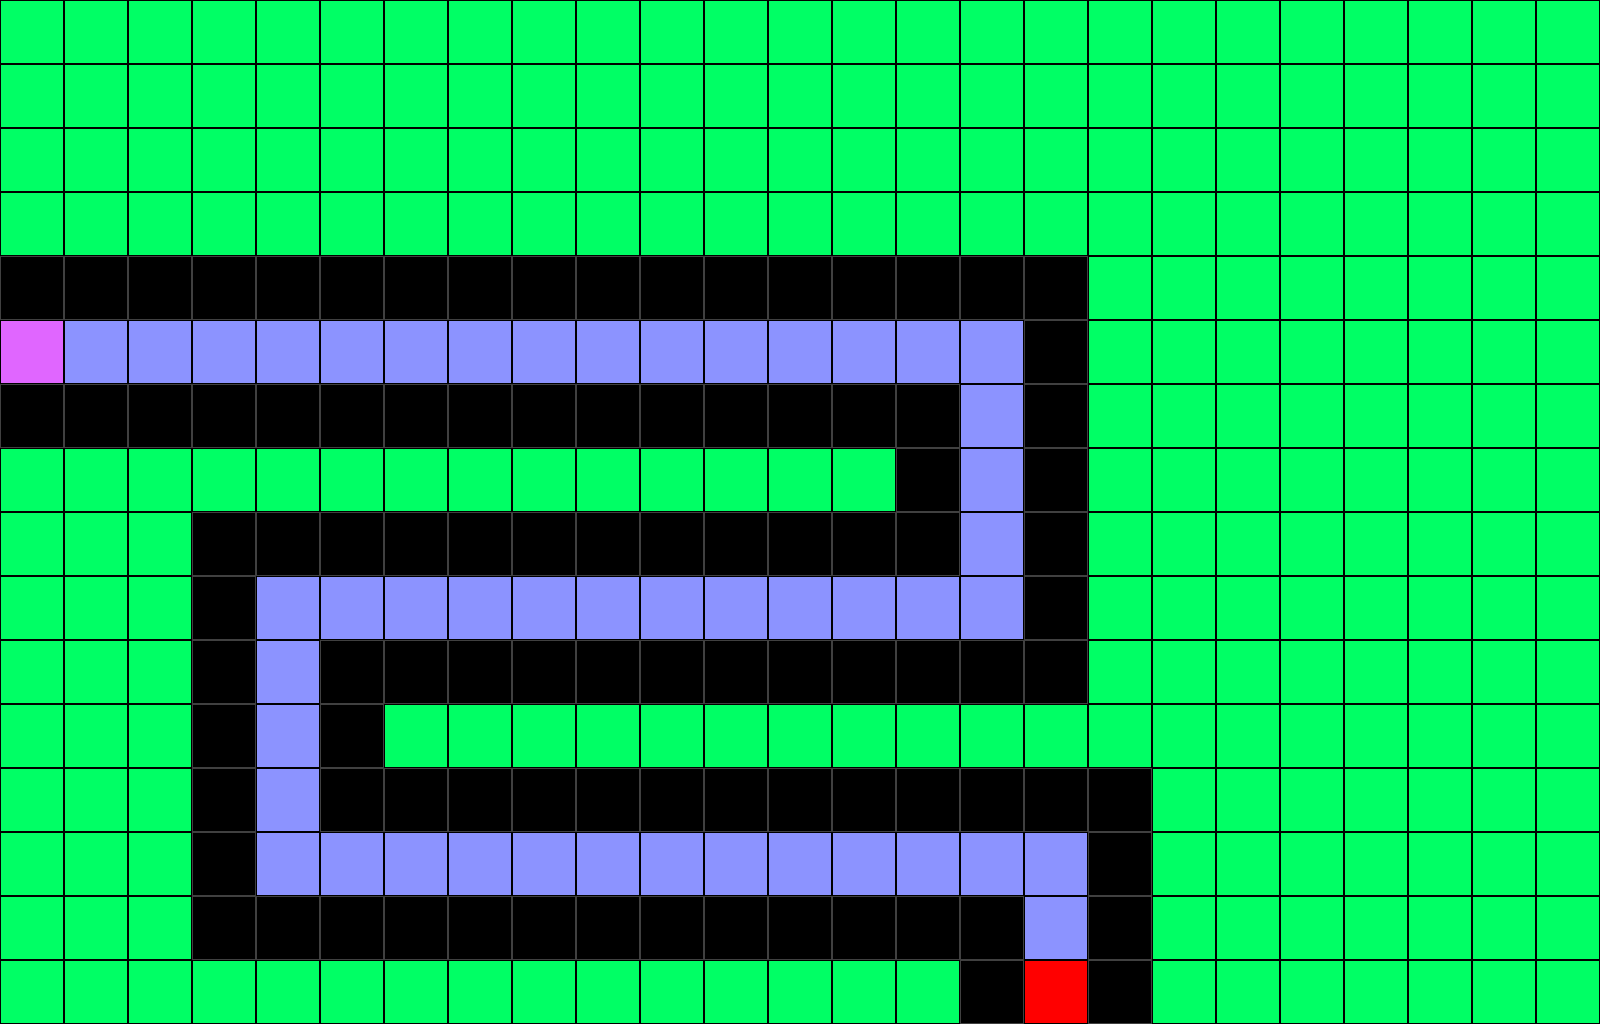

This is a level from a 2D game, rendered from its Tiled map with the project's own tilesets. A one-line summary and the map file follow, with tile-layer data summarised:
An orthogonal 25x16 tile map with 64x64 px tiles, 5 tile layers (Tile Layer 1, path, turrets, startpoint, ...).

<map version="1.0" orientation="orthogonal" renderorder="right-down" width="25" height="16" tilewidth="64" tileheight="64" backgroundcolor="#7a7a7a">
 <tileset firstgid="1" name="tiles" tilewidth="64" tileheight="64" spacing="2" margin="2">
  <image source="tiles/tiles.png" width="512" height="128" />
 </tileset>
 <layer name="Tile Layer 1" width="25" height="16">
  <data>[400 cells, 400 non-empty, 2 distinct tile ids]</data>
 </layer>
 <layer name="path" width="25" height="16">
  <data>[400 cells, 48 non-empty, 1 distinct tile ids]</data>
 </layer>
 <layer name="turrets" width="25" height="16" opacity="0">
  <data>[400 cells, 76 non-empty, 1 distinct tile ids]</data>
 </layer>
 <layer name="startpoint" width="25" height="16">
  <data>[400 cells, 1 non-empty, 1 distinct tile ids]</data>
 </layer>
 <layer name="endpoint" width="25" height="16">
  <data>[400 cells, 1 non-empty, 1 distinct tile ids]</data>
 </layer>
</map>